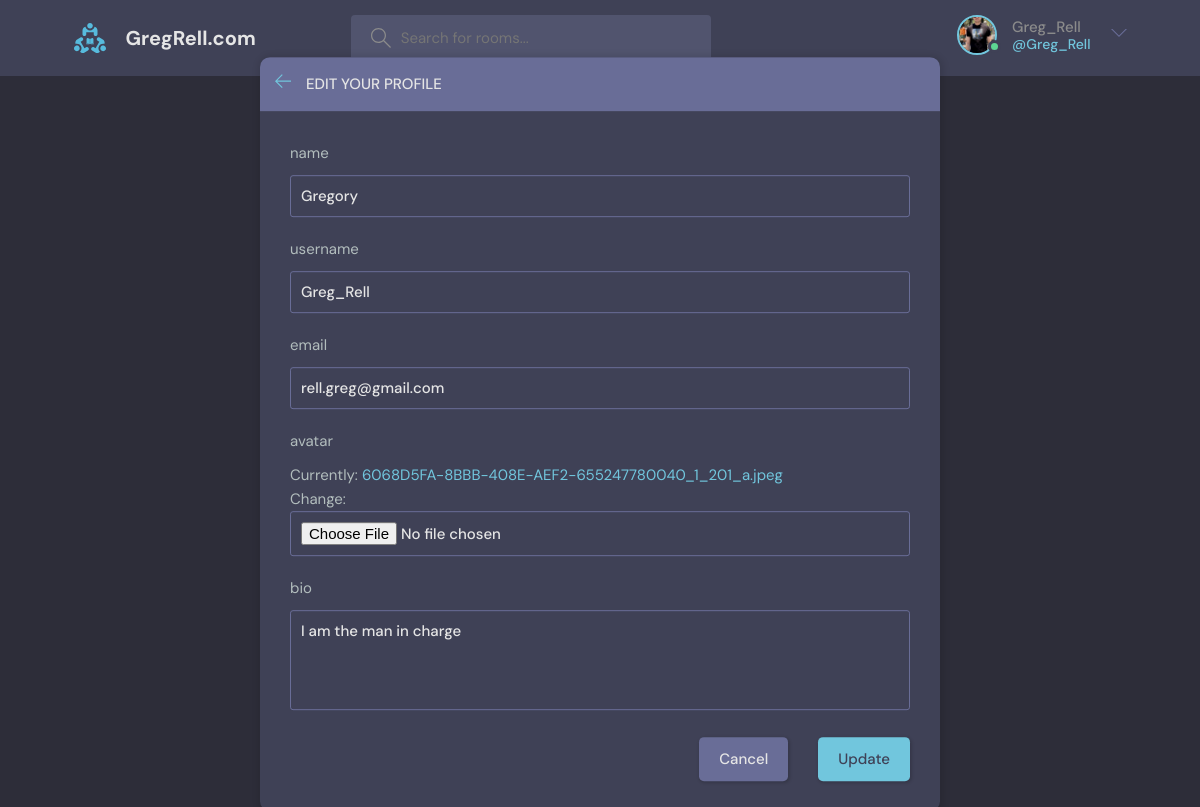
The app's page /updateUser/1 (signed in) with its own data.
### base/models.py (models this page shows)
class User(AbstractUser):
    name = models.CharField(max_length=200, null=True)
    email = models.EmailField(unique=True, null=True)
    bio = models.TextField(null=True)
    avatar = models.ImageField(null=True, default="avatar.svg")
    USERNAME_FIELD = 'email'
    REQUIRED_FIELDS = []

### base/views.py (the view, shortened to what this page needs)
# urls.py: path('updateUser/<str:pk>', views.updateUser, name='update-user'),
@login_required(login_url='login')
def updateUser(request,pk):
    user = request.user
    form = UserForm(instance=user)
    context = {'user': user, 'form': form}
    return render(request, 'base/update-user.html', context)

### base/forms.py
class UserForm(ModelForm):
    class Meta:
        model = User
        fields = ['name', 'username', 'email', 'avatar','bio']

### base/Templates/Base/update-user.html (shortened to what this page needs)
{% extends 'MainTemplate.html' %}
{% block content %}
<main class="update-account layout">
    <div class="container">
        <div class="layout__box">
            <div class="layout__boxHeader">
                <div class="layout__boxTitle">
                    <a href="{% url 'home' %}">
                        <svg version="1.1" xmlns="http://www.w3.org/2000/svg" width="32" height="32"
                             viewBox="0 0 32 32">
                            <title>arrow-left</title>
                            <path
                                    d="M13.723 2.286l-13.723 13.714 13.719 13.714 1.616-1.611-10.96-10.96h27.625v-2.286h-27.625l10.965-10.965-1.616-1.607z">
                            </path>
                        </svg>
                    </a>
                    <h3>Edit your profile</h3>
                </div>
            </div>
            <div class="layout__body">
                <form class="form" action="" method="POST" enctype="multipart/form-data">
                    {% for field in form%}
                    <div class="form__group">
                        <label>{{field.name}}</label>
                        {{field}}
                    </div>
                    {% endfor %}
                    <div class="form__action">
                        <a class="btn btn--dark" href="{% url 'home'%}">Cancel</a>
                        <button class="btn btn--main" type="submit">Update</button>
                    </div>
                </form>
            </div>
        </div>
    </div>
</main>
{% endblock %}

### Templates/Navbar.html (shortened to what this page needs)
{% load static %}
<header class="header header--loggedIn">
      <div class="container">
        <a href="{% url 'home' %}" class="header__logo">
          <img src="{% static 'images/logo.svg' %}" />
          <h1>GregRell.com</h1>
        </a>
        <form class="header__search" method="GET" action="{% url 'home' %}">
          <label>
            <input placeholder="Search for rooms..." name="q" autocomplete="off"/>
          </label>
        </form>
        <nav class="header__menu">
          {% if request.user.is_authenticated %}
          <div class="header__user">
            <a href="{% url 'update-user' user.id %}">
              <div class="avatar avatar--medium active">
                <img src="{{request.user.avatar.url}}"/>
              </div>
              <p>{{request.user.username}} <span>@{{request.user.username}}</span></p>
            </a>
            <button class="dropdown-button">
              <svg version="1.1" xmlns="http://www.w3.org/2000/svg" width="32" height="32" viewBox="0 0 32 32">
                <title>chevron-down</title>
                <path d="M16 21l-13-13h-3l16 16 16-16h-3l-13 13z"></path>
              </svg>
            </button>
          </div>
            {% else %}
          <a href="{% url 'login' %}">
            <img src="{% static 'images/avatar.svg' %}" />
            <p>Login</p>
          </a>
            {% endif %}
        </nav>
      </div>
    </header>

### records on screen
User: user.avatar (picture), user.username "Greg_Rell", form "Gregory" "Greg_Rell" "rell.greg@gmail.com" "I am the man in charge"

### other values on screen
{{ field.name }} "name" "username" "email" "avatar" "bio"
